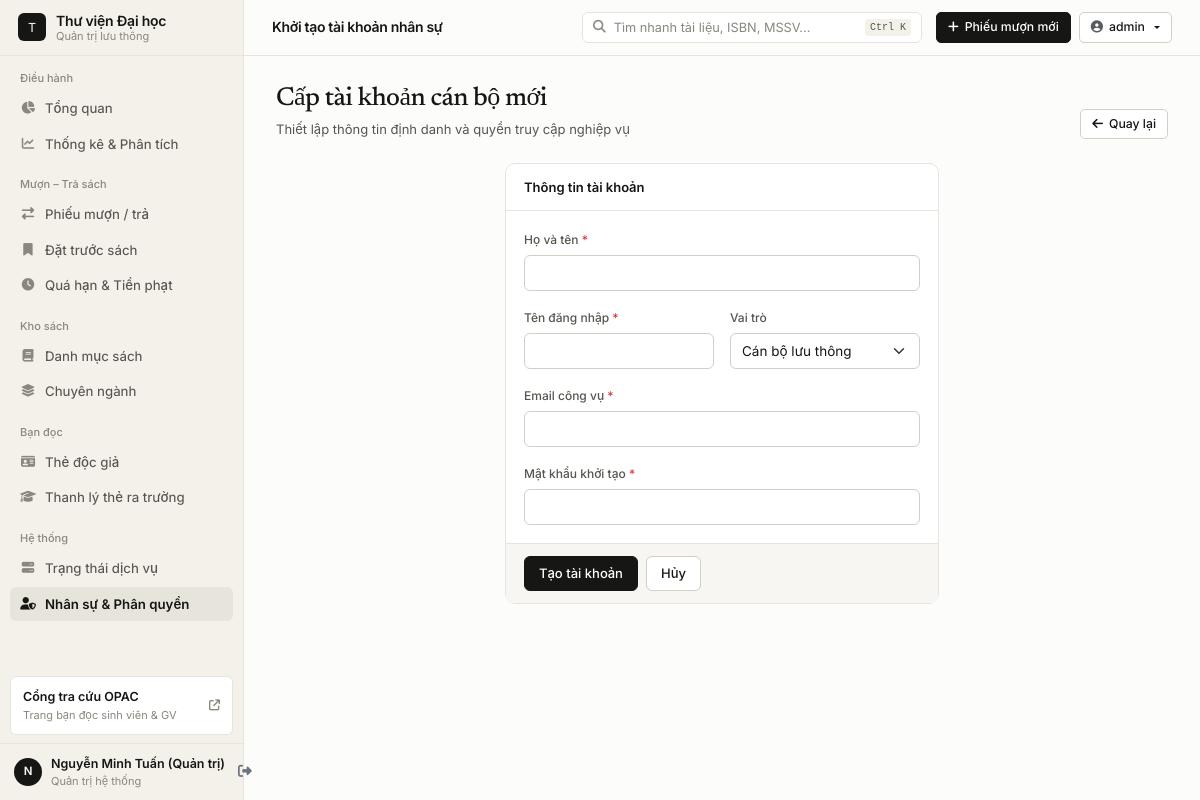
Screenshot of /users/create (signed in) with the database file from the repository.
### app/models/user.py (models this page shows, shortened)
class User(UserMixin, db.Model):
    __tablename__ = 'users'
    id = db.Column(db.Integer, primary_key=True)
    username = db.Column(db.String(80), unique=True, nullable=False, index=True)
    email = db.Column(db.String(150), unique=True, nullable=False, index=True)
    password_hash = db.Column(db.String(300), nullable=False)
    full_name = db.Column(db.String(200), nullable=False)
    role = db.Column(db.String(20), default='librarian')  # admin, librarian
    avatar = db.Column(db.String(300))
    is_active = db.Column(db.Boolean, default=True)
    last_login = db.Column(db.DateTime)
    created_at = db.Column(db.DateTime, default=datetime.utcnow)
    updated_at = db.Column(db.DateTime, default=datetime.utcnow, onupdate=datetime.utcnow)
    loans_processed = db.relationship('Loan', backref='librarian', lazy='dynamic', foreign_keys='Loan.librarian_id')
    @property
    def is_admin(self):
        return self.role == 'admin'

### app/web/auth.py (the view, shortened to what this page needs)
@auth_bp.route('/users/create', methods=['GET', 'POST'])
@login_required
@PermissionService.require_admin
def create_user():
    return render_template('auth/create_user.html')

### app/models/user.py (called while the page is built)
@login_manager.user_loader
def load_user(user_id):
    user = db.session.get(User, int(user_id))
    return user if user and user.is_active else None

### app/services/auth_service.py (called while the page is built)
    @staticmethod
    def require_admin(f):
        from functools import wraps
        from flask import abort
        from flask_login import current_user
        @wraps(f)
        def decorated(*args, **kwargs):
            if not current_user.is_authenticated or not current_user.is_admin:
                abort(403)
            return f(*args, **kwargs)
        return decorated

### app/templates/auth/create_user.html (shortened to what this page needs)
{% extends 'base.html' %}
{% block page_title %}Khởi tạo tài khoản nhân sự{% endblock %}
{% block content %}
<div class="section-header">
    <div>
        <h2 class="section-title">Cấp tài khoản cán bộ mới</h2>
        <p class="section-subtitle">Thiết lập thông tin định danh và quyền truy cập nghiệp vụ</p>
    </div>
    <a href="{{ url_for('auth.users') }}" class="btn btn-outline-secondary btn-sm">
        <i class="fas fa-arrow-left"></i>Quay lại
    </a>
</div>
<div class="row justify-content-center">
    <div class="col-lg-6">
        <div class="card">
            <div class="card-header">Thông tin tài khoản</div>
            <form method="POST" data-no-pjax>
                <div class="card-body">
                    <div class="mb-3">
                        <label class="form-label">Họ và tên <span class="text-danger">*</span></label>
                        <input type="text" name="full_name" class="form-control" required>
                    </div>
                    <div class="row g-3 mb-3">
                        <div class="col-md-6">
                            <label class="form-label">Tên đăng nhập <span class="text-danger">*</span></label>
                            <input type="text" name="username" class="form-control" required>
                        </div>
                        <div class="col-md-6">
                            <label class="form-label">Vai trò</label>
                            <select name="role" class="form-select">
                                <option value="librarian">Cán bộ lưu thông</option>
                            </select>
                        </div>
                    </div>
                    <div class="mb-3">
                        <label class="form-label">Email công vụ <span class="text-danger">*</span></label>
                        <input type="email" name="email" class="form-control" required>
                    </div>
                    <div>
                        <label class="form-label">Mật khẩu khởi tạo <span class="text-danger">*</span></label>
                        <input type="password" name="password" class="form-control" required minlength="6">
                    </div>
                </div>
                <div class="card-footer d-flex gap-2">
                    <button type="submit" class="btn btn-primary">Tạo tài khoản</button>
                    <a href="{{ url_for('auth.users') }}" class="btn btn-outline-secondary">Hủy</a>
                </div>
            </form>
        </div>
    </div>
</div>
{% endblock %}

### app/templates/base.html (shortened to what this page needs)
<!DOCTYPE html>
<html lang="vi">
<head>
    <link href="https://cdn.jsdelivr.net/npm/bootstrap@5.3.2/dist/css/bootstrap.min.css" rel="stylesheet">
    <link href="https://cdnjs.cloudflare.com/ajax/libs/font-awesome/6.5.0/css/all.min.css" rel="stylesheet">
    <link href="{{ url_for('static', filename='css/library.css') }}" rel="stylesheet">
</head>
<body data-shell="staff">
<aside id="sidebar">
    <div class="sidebar-brand">
        <a href="{{ url_for('dashboard.index') }}">
            <div class="brand-mark">T</div>
            <div>
                <div class="brand-name">Thư viện Đại học</div>
                <div class="brand-caption">Quản trị lưu thông</div>
            </div>
        </a>
    </div>
    <div class="sidebar-scroll">
        <div class="nav-group-label">Điều hành</div>
        <a href="{{ url_for('dashboard.index') }}"
           class="sidebar-link {% if request.endpoint == 'dashboard.index' %}active{% endif %}">
            <i class="fas fa-chart-pie"></i>
            <span>Tổng quan</span>
        </a>
        <a href="{{ url_for('loans.reports') }}"
           class="sidebar-link {% if request.endpoint == 'loans.reports' %}active{% endif %}">
            <i class="fas fa-chart-line"></i>
            <span>Thống kê & Phân tích</span>
        </a>
        <div class="nav-group-label">Mượn – Trả sách</div>
        <a href="{{ url_for('loans.index') }}"
           class="sidebar-link {% if request.endpoint in ('loans.index', 'loans.detail', 'loans.create', 'loans.return_book') %}active{% endif %}">
            <i class="fas fa-right-left"></i>
            <span>Phiếu mượn / trả</span>
        </a>
        <a href="{{ url_for('loans.reservations') }}"
           class="sidebar-link {% if request.endpoint == 'loans.reservations' %}active{% endif %}">
            <i class="fas fa-bookmark"></i>
            <span>Đặt trước sách</span>
        </a>
        <a href="{{ url_for('loans.overdue') }}"
           class="sidebar-link {% if request.endpoint == 'loans.overdue' %}active{% endif %}">
            <i class="fas fa-clock"></i>
            <span>Quá hạn & Tiền phạt</span>
        </a>
        <div class="nav-group-label">Kho sách</div>
        <a href="{{ url_for('books.index') }}"
           class="sidebar-link {% if request.endpoint in ('books.index', 'books.detail', 'books.create', 'books.edit') %}active{% endif %}">
            <i class="fas fa-book"></i>
            <span>Danh mục sách</span>
        </a>
        <a href="{{ url_for('books.categories') }}"
           class="sidebar-link {% if request.endpoint == 'books.categories' %}active{% endif %}">
            <i class="fas fa-layer-group"></i>
            <span>Chuyên ngành</span>
        </a>
        <div class="nav-group-label">Bạn đọc</div>
        <a href="{{ url_for('members.index') }}"
           class="sidebar-link {% if request.endpoint in ('members.index', 'members.detail', 'members.create', 'members.edit') %}active{% endif %}">
            <i class="fas fa-id-card"></i>
            <span>Thẻ độc giả</span>
        </a>
        <a href="{{ url_for('members.clearance') }}"
           class="sidebar-link {% if request.endpoint == 'members.clearance' %}active{% endif %}">
            <i class="fas fa-graduation-cap"></i>
            <span>Thanh lý thẻ ra trường</span>
        </a>
        <div class="nav-group-label">Hệ thống</div>
        <a href="{{ url_for('dashboard.system_status') }}"
           class="sidebar-link {% if request.endpoint == 'dashboard.system_status' %}active{% endif %}">
            <i class="fas fa-server"></i>
            <span>Trạng thái dịch vụ</span>
        </a>
        {% if current_user.is_admin %}
        <a href="{{ url_for('auth.users') }}"
           class="sidebar-link {% if request.endpoint in ('auth.users', 'auth.create_user') %}active{% endif %}">
            <i class="fas fa-user-shield"></i>
            <span>Nhân sự & Phân quyền</span>
        </a>
        {% endif %}
    </div>
    <a href="{{ url_for('opac.index') }}" class="sidebar-opac-card" data-no-pjax>
        <div>
            <div class="fw-semibold" style="font-size:12.5px">Cổng tra cứu OPAC</div>
            <div style="font-size:11px;color:var(--ink-muted)">Trang bạn đọc sinh viên & GV</div>
        </div>
        <i class="fas fa-arrow-up-right-from-square" style="font-size:11px;color:var(--ink-muted)"></i>
    </a>
    <div class="sidebar-footer">
        <div class="staff-chip">
            <div class="staff-avatar">{{ current_user.full_name[0]|upper }}</div>
            <div class="flex-grow-1 min-w-0">
                <div class="staff-name">{{ current_user.full_name }}</div>
                <div class="staff-role">{{ 'Quản trị hệ thống' if current_user.is_admin else 'Cán bộ lưu thông' }}</div>
            </div>
            <a href="{{ url_for('auth.logout') }}" class="text-secondary ms-1" title="Đăng xuất" data-no-pjax>
                <i class="fas fa-right-from-bracket"></i>
            </a>
        </div>
    </div>
</aside>
<div id="appMain">
    <header id="topbar">
        <h1 class="topbar-heading" id="topbarTitle">{% block page_title %}Bảng điều hành{% endblock %}</h1>
        <button type="button" class="cmd-trigger" id="cmdTrigger">
            <i class="fas fa-magnifying-glass"></i>
            <span class="cmd-label-text">Tìm nhanh tài liệu, ISBN, MSSV...</span>
            <span class="cmd-kbd">Ctrl K</span>
        </button>
        <div class="d-flex align-items-center gap-2">
            <a href="{{ url_for('loans.create') }}" class="btn btn-primary btn-sm">
                <i class="fas fa-plus"></i>
                <span class="d-none d-sm-inline">Phiếu mượn mới</span>
            </a>
            <div class="dropdown">
                <button class="btn btn-outline-secondary btn-sm dropdown-toggle" data-bs-toggle="dropdown" type="button">
                    <i class="fas fa-circle-user text-muted"></i>
                    <span class="d-none d-md-inline">{{ current_user.username }}</span>
                </button>
            </div>
        </div>
    </header>
    <main class="workspace-body" id="pageViewport">
        {% block content %}{% endblock %}
    </main>
</div>
</body>
</html>

### rows the page displays
User: full_name "N", full_name "Nguyễn Minh Tuấn (Quản trị)", role "Quản trị hệ thống", username "admin"
